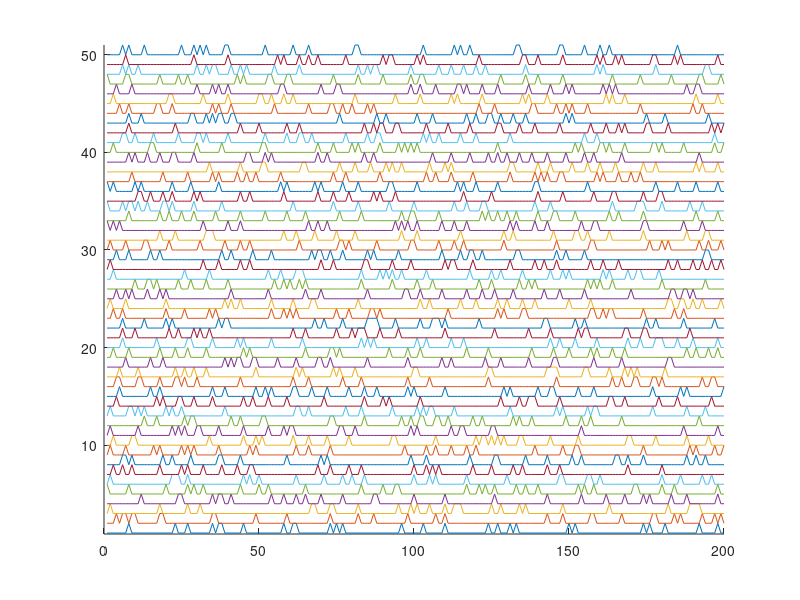
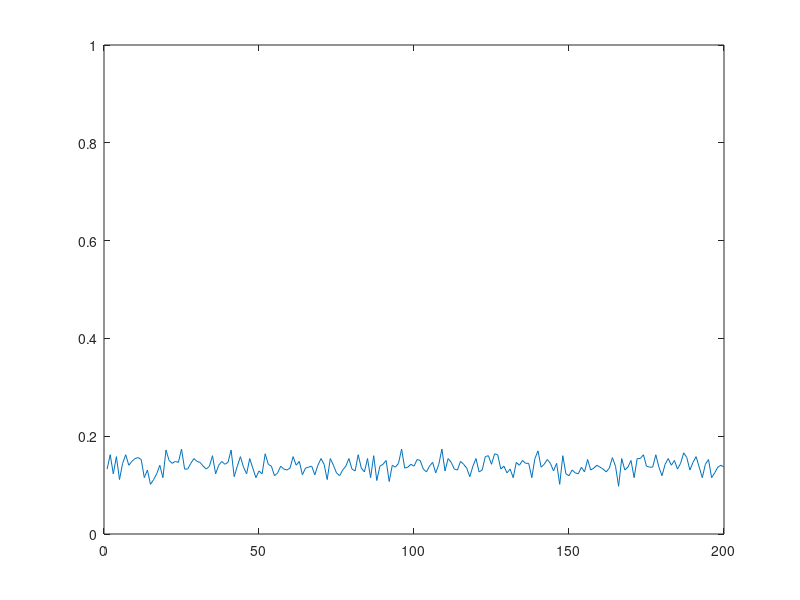
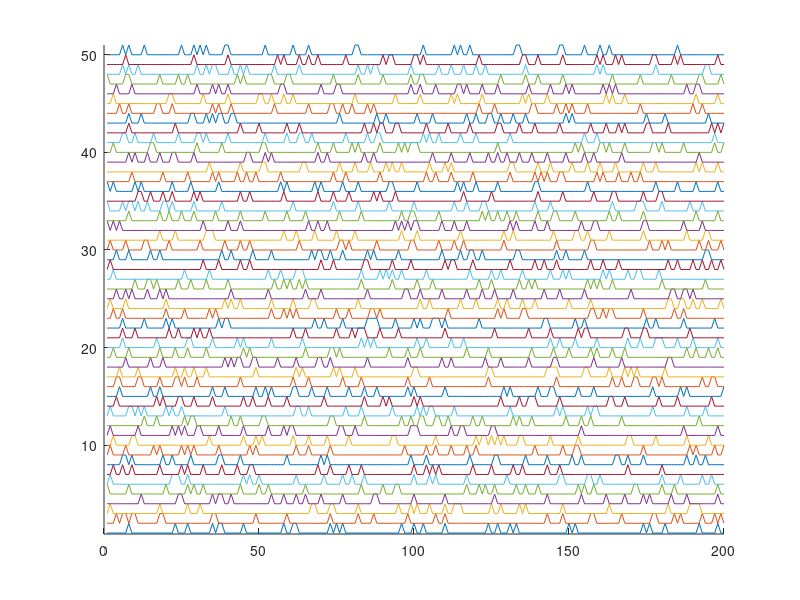
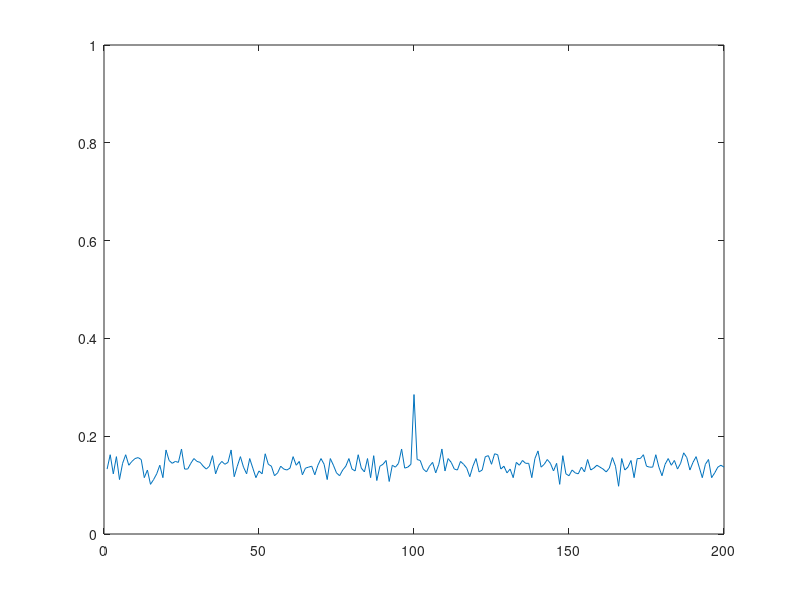

These charts were generated, in order, by the following MATLAB code:
clear all

%% Random spikes 

numits = 512; % How many neurons 

len = 200; % Duration of the epoch
numspikes = 30; % Number of spikes per epoch

z = zeros(1,len); % Empty time window, no spikes
t = 1:len; % Time steps

% Make each neuron
for j=numits:-1:1
    neuron(:,j) = z; 
    tt = randi(len,[1,numspikes]); % Random time indexes...
    neuron(tt,j) = 1; % Are set to one, which is the spike
end

% Calculate the downstream response to all neural inputs
    avgDownStream = sum(neuron');
    avgDownStream = avgDownStream / numits;

% Plot all or some of the raw spike trains
maxnumtrainstoshow = 50;
figure(27); clf; hold on;
    for j=1:min([maxnumtrainstoshow, numits])
        plot(t, neuron(:,j)+j);
    end
    ylim([0.9, min([maxnumtrainstoshow+1, numits+1])])

% Plot the downstream neural response
    figure(28); clf; 
        plot(t, avgDownStream); ylim([0 1]);

%% Signal detection with random spikes

detectionChance = 0.20; % Chance that a neuron will detect the event (range 0-1)


neuronDetector = neuron;

detections = find(rand(1,numits) <= detectionChance);
neuronDetector(round(len/2),detections) = 1;

% Calculate the downstream response to all neural inputs
    avgDownStreamDetector = sum(neuronDetector');
    avgDownStreamDetector = avgDownStreamDetector / numits;


figure(29); clf; hold on;
    for j=1:min([maxnumtrainstoshow, numits])
        plot(t, neuronDetector(:,j)+j);
    end
    ylim([0.9, min([maxnumtrainstoshow+1, numits+1])])

% Plot the downstream neural response
    figure(30); clf; 
        plot(t, avgDownStreamDetector); ylim([0 1]);
